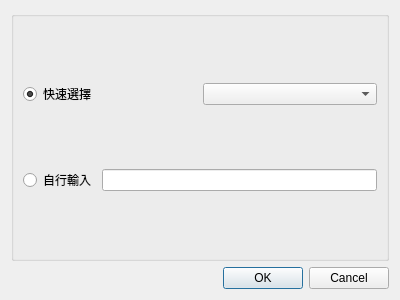
<?xml version="1.0" encoding="UTF-8"?>
<ui version="4.0">
 <class>line_class_sel</class>
 <widget class="QDialog" name="line_class_sel">
  <property name="geometry">
   <rect>
    <x>0</x>
    <y>0</y>
    <width>400</width>
    <height>300</height>
   </rect>
  </property>
  <property name="sizePolicy">
   <sizepolicy hsizetype="Fixed" vsizetype="Fixed">
    <horstretch>0</horstretch>
    <verstretch>0</verstretch>
   </sizepolicy>
  </property>
  <property name="minimumSize">
   <size>
    <width>400</width>
    <height>300</height>
   </size>
  </property>
  <property name="maximumSize">
   <size>
    <width>400</width>
    <height>300</height>
   </size>
  </property>
  <property name="windowTitle">
   <string>選擇線別</string>
  </property>
  <layout class="QVBoxLayout" name="verticalLayout">
   <item>
    <layout class="QHBoxLayout" name="horizontalLayout">
     <item>
      <widget class="QGroupBox" name="groupBox">
       <property name="title">
        <string/>
       </property>
       <layout class="QVBoxLayout" name="verticalLayout_2">
        <item>
         <layout class="QHBoxLayout" name="horizontalLayout_2">
          <item>
           <widget class="QRadioButton" name="quickRB">
            <property name="text">
             <string>快速選擇</string>
            </property>
            <property name="checked">
             <bool>true</bool>
            </property>
           </widget>
          </item>
          <item>
           <widget class="QComboBox" name="comboBox"/>
          </item>
         </layout>
        </item>
        <item>
         <layout class="QHBoxLayout" name="horizontalLayout_3">
          <item>
           <widget class="QRadioButton" name="userRB">
            <property name="text">
             <string>自行輸入</string>
            </property>
           </widget>
          </item>
          <item>
           <widget class="QLineEdit" name="lineEdit">
            <property name="minimumSize">
             <size>
              <width>100</width>
              <height>0</height>
             </size>
            </property>
           </widget>
          </item>
         </layout>
        </item>
       </layout>
      </widget>
     </item>
    </layout>
   </item>
   <item>
    <widget class="QDialogButtonBox" name="buttonBox">
     <property name="orientation">
      <enum>Qt::Horizontal</enum>
     </property>
     <property name="standardButtons">
      <set>QDialogButtonBox::Cancel|QDialogButtonBox::Ok</set>
     </property>
    </widget>
   </item>
  </layout>
 </widget>
 <resources/>
 <connections>
  <connection>
   <sender>buttonBox</sender>
   <signal>accepted()</signal>
   <receiver>line_class_sel</receiver>
   <slot>accept()</slot>
   <hints>
    <hint type="sourcelabel">
     <x>248</x>
     <y>254</y>
    </hint>
    <hint type="destinationlabel">
     <x>157</x>
     <y>274</y>
    </hint>
   </hints>
  </connection>
  <connection>
   <sender>buttonBox</sender>
   <signal>rejected()</signal>
   <receiver>line_class_sel</receiver>
   <slot>reject()</slot>
   <hints>
    <hint type="sourcelabel">
     <x>316</x>
     <y>260</y>
    </hint>
    <hint type="destinationlabel">
     <x>286</x>
     <y>274</y>
    </hint>
   </hints>
  </connection>
 </connections>
</ui>
